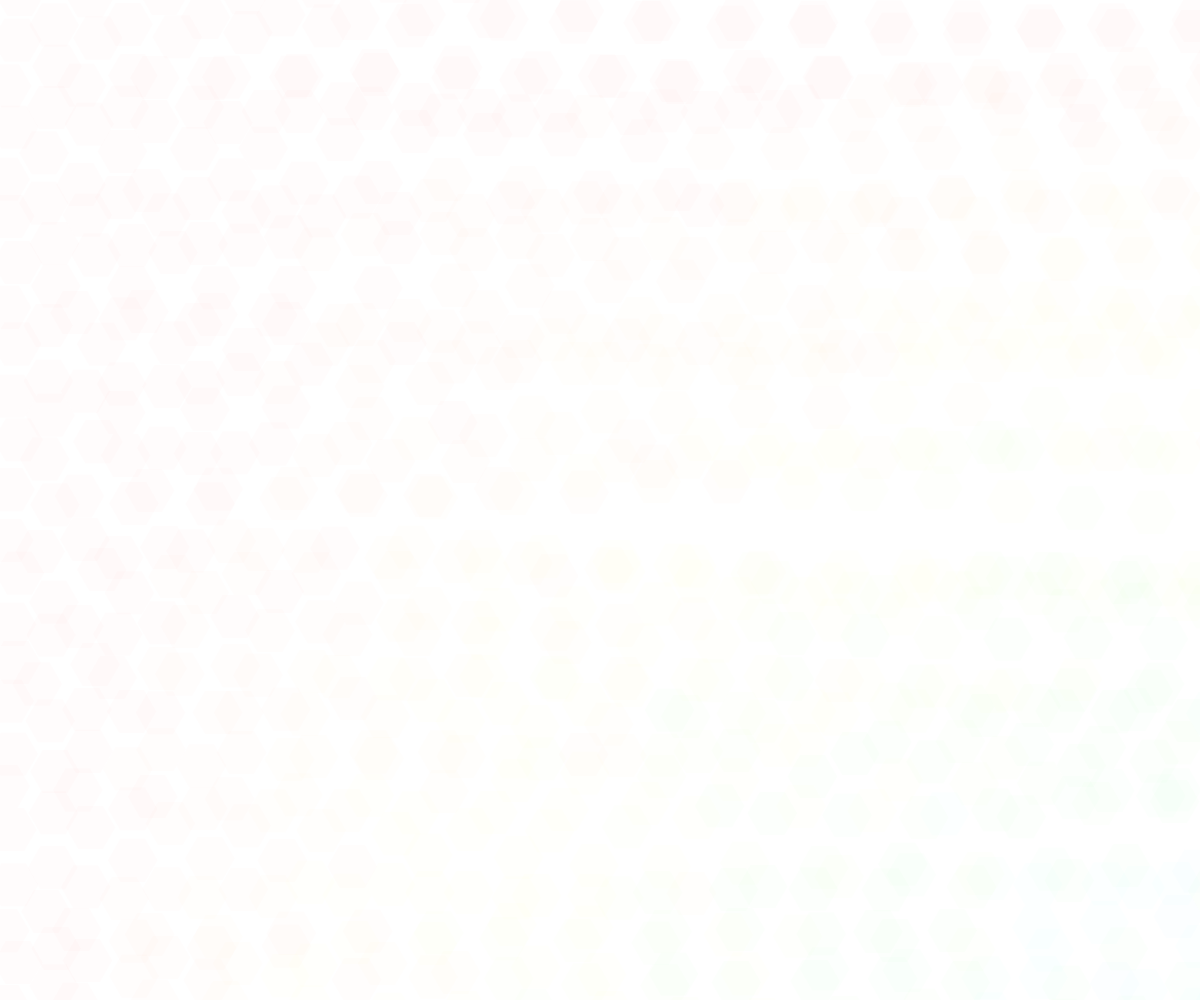
Frame 1 (no input)
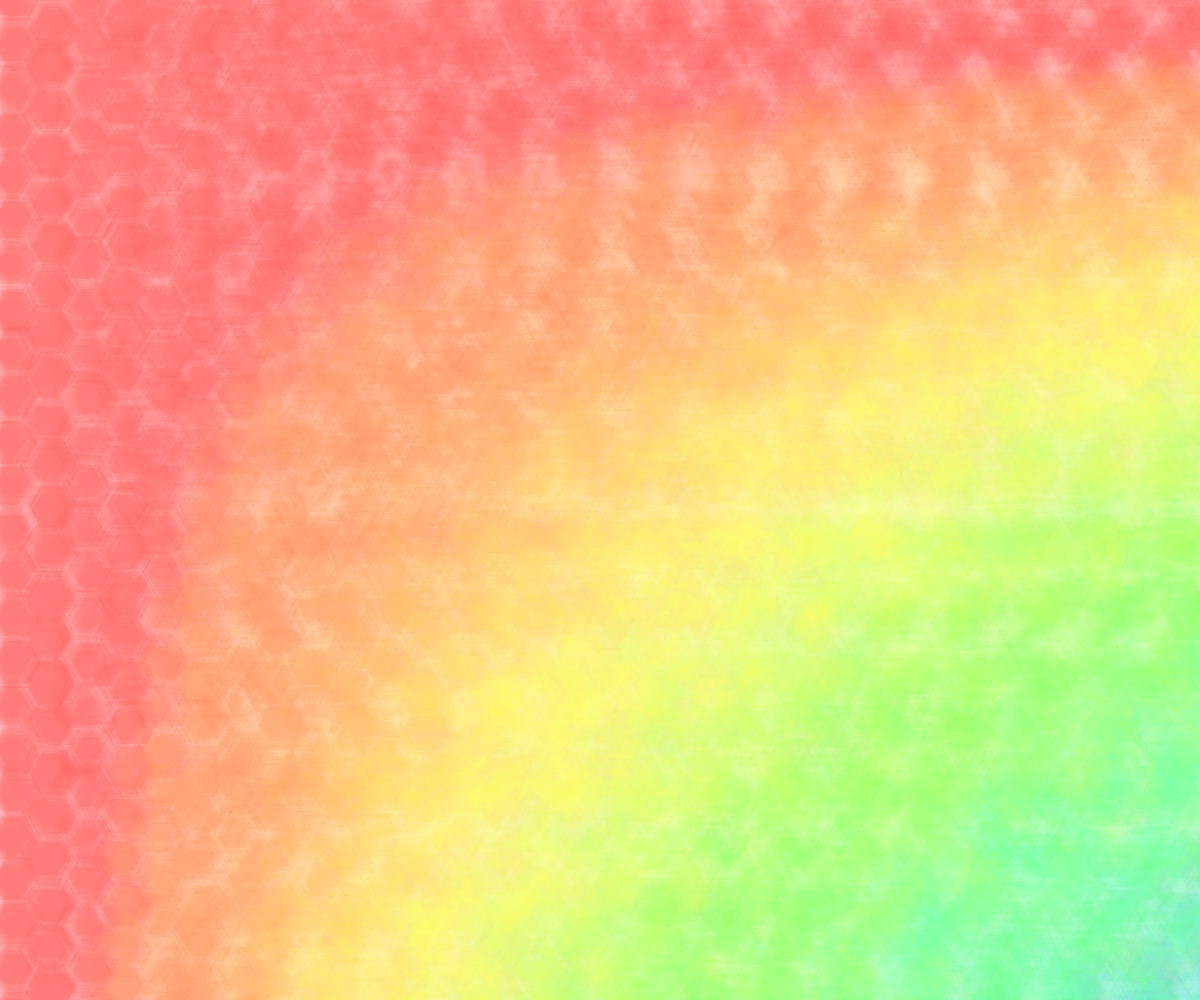
Frame 60 (no input)
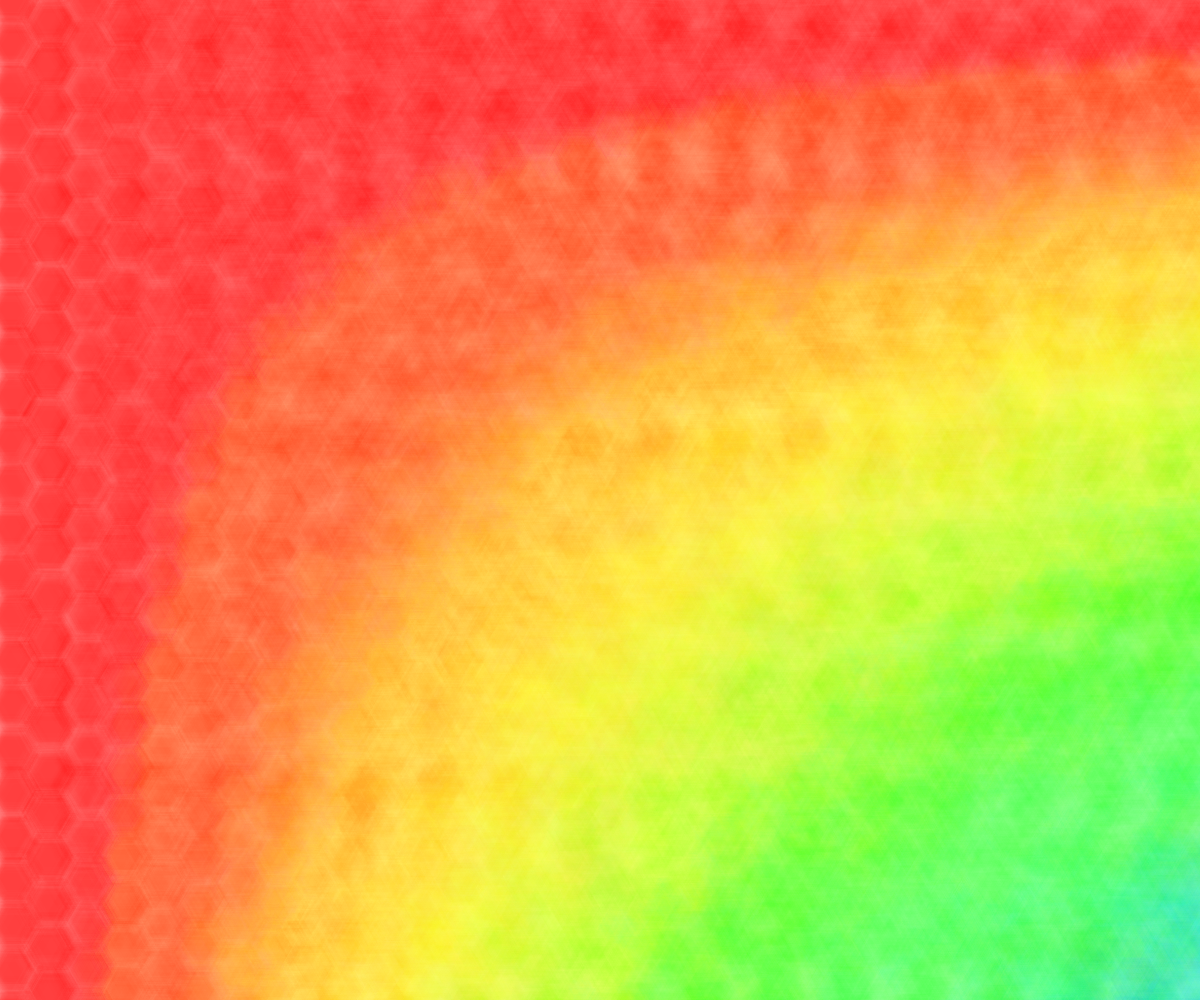
Frame 120 (the mouse pressed at the canvas centre since frame 60)

The p5.js sketch that drew these frames (run headless with seeded random() and noise() and a simulated clock; from frame 60 on, the mouse is pressed at the canvas centre):

// p5.js sketch
// ── sketch.js

function setup() {
  createCanvas(innerWidth, innerHeight);
  colorMode(HSB);
  noStroke();
}

let gridsize = 50;
function draw() {
  for(let yi=0;yi<(height+gridsize*2)/(gridsize/2.25);yi++) {
    let y = yi*gridsize/2.27;
    for(let x=yi % 2 == 0 ? gridsize*.75 : 0;x<width+gridsize*2;x+=gridsize*1.5) {
      x += randomGaussian(0,5);
      y += randomGaussian(0,5);
      fill(noise(x,y,frameCount*.005)*(x/width)*(y/height)*360,100,100,.01);
      poly(x,y,6,gridsize/2);
    }
  }
}

function poly(x, y, numsides,  sidelen) {
  beginShape();
  for(let a=0;a<TWO_PI;a+=TWO_PI/numsides) {
    vertex(x,y);
    x += sidelen * sin(a+ PI/2);
    y += sidelen * cos(a+ PI/2);
  }
  endShape(CLOSE);
}
